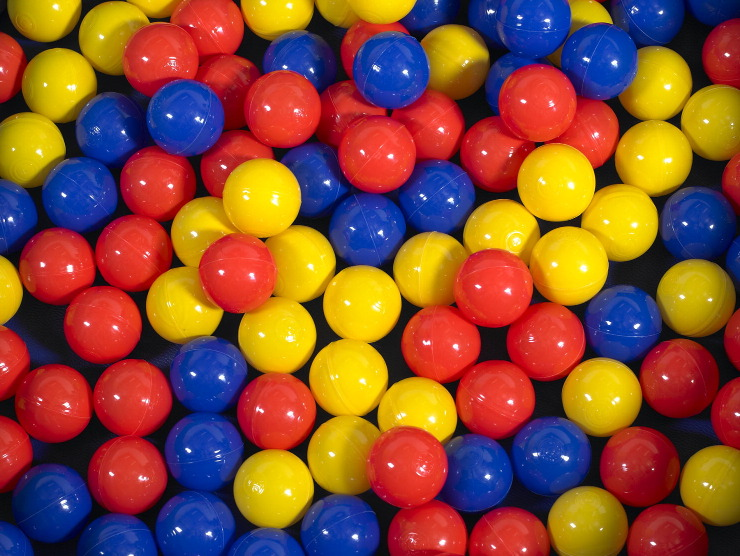
#> input picture Lab1/problema1/bolas_colores.jpg, 740 x 556 px
$ jupyter execute --allow-errors lab1.ipynb   (older library calls are emulated)   (text cells are left out)
#> lines starting #> are read from the running program, lines starting #| are printed output that depends on the picture; pictures that were not available may be replaced by others from this repository, and a replacement may not be noted
[cell 1]
import numpy as np
import cv2
import matplotlib.pyplot as plt
import argparse
import sys

[cell 2]
#La función asume que se le está enviando una imagen en RGB
def problema1(imagen, color):
    ancho = imagen.shape[0]
    alto = imagen.shape[1]

    salida = np.zeros((ancho, alto, 3))

    activo_azul = 0
    activo_verde = 0
    activo_rojo = 0

    if(color == 1):
        activo_azul = 1
    elif(color == 2):
        activo_verde = 1
    elif(color == 3):
        activo_rojo = 1
    elif(color == 10):
        activo_verde = 1
        activo_rojo = 1
    elif(color == 20):
        activo_azul = 1
        activo_verde = 1
    elif(color == 30):
        activo_azul = 1
        activo_rojo = 1
    elif(color == 40): #Prueba para determinar si devuelve la imagen original
        activo_azul = 1
        activo_rojo = 1
        activo_verde = 1

    salida[:,:,0] = activo_azul * imagen[:,:,2]
    salida[:,:,1] = activo_verde * imagen[:,:,1]
    salida[:,:,2] = activo_rojo * imagen[:,:,0]

    cv2.imwrite('problema1/problema1.jpg', salida)

    imagen_salida = cv2.imread('problema1/problema1.jpg')
    imagen_salida = cv2.cvtColor(imagen_salida, cv2.COLOR_BGR2RGB)
    plt.imshow(imagen_salida)
    plt.show()

    #return salida

[cell 3]
imagen_1 = cv2.imread('problema1/bolas_colores.jpg')
#> imagen_1 is the input picture: shape (556, 740, 3); mean B, G, R 51.7, 77.6, 135.8
imagen_1 = cv2.cvtColor(imagen_1, cv2.COLOR_BGR2RGB)
plt.imshow(imagen_1)
plt.show()

[cell 4]
problema1(imagen_1, 3)
#> in problema1, `salida[:,:,0] = activo_azul * imagen[:,:,2]`: salida: shape (556, 740, 3) float64; every value is 0

[cell 5]
problema1(imagen_1, 2)

[cell 6]
problema1(imagen_1, 20)

[cell 7]
problema1(imagen_1, 40)

[cell 8]
#muestra de cómo es cada una de las imagenes por tonalidad
imagen_21 = cv2.imread('imagen1/azul.jpg')
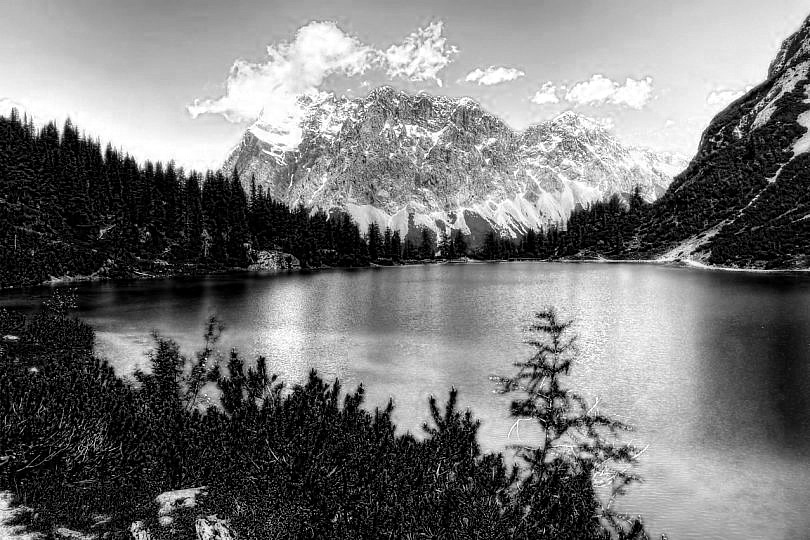
#> input picture Lab1/problema2/imagen1/azul.jpg, 810 x 540 px, found by its file name
#> imagen_21 is the input picture: shape (540, 810, 3); min 0, max 255, mean 118.1
plt.imshow(imagen_21)
plt.show()

[cell 9]
#La función espera imagenes con los nombres "azul", "verde" y "rojo"
def problema2(carpeta):
#> called with carpeta = 'problema2/imagen1/'
    imagen_b = cv2.imread(carpeta + 'azul.jpg')
    imagen_g = cv2.imread(carpeta + 'verde.jpg')
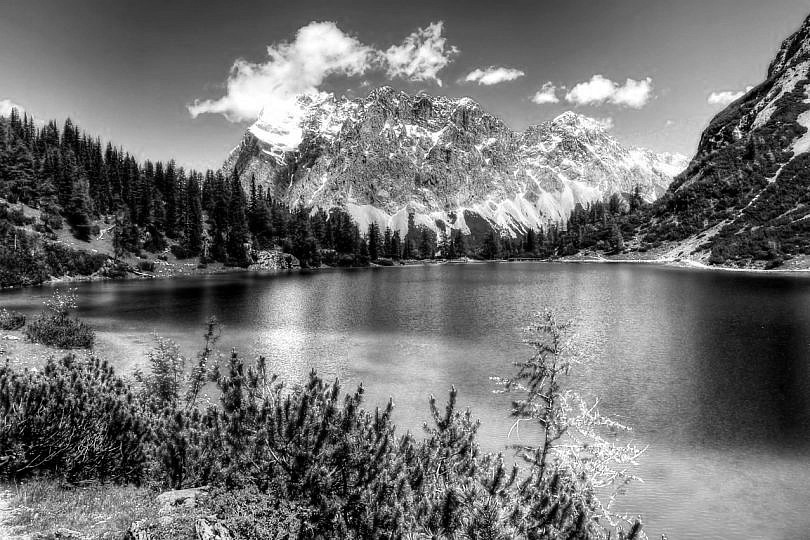
#> input picture Lab1/problema2/imagen1/verde.jpg, 810 x 540 px
#> imagen_g is the input picture: shape (540, 810, 3); min 0, max 255, mean 113.9
    imagen_r = cv2.imread(carpeta + 'rojo.jpg')
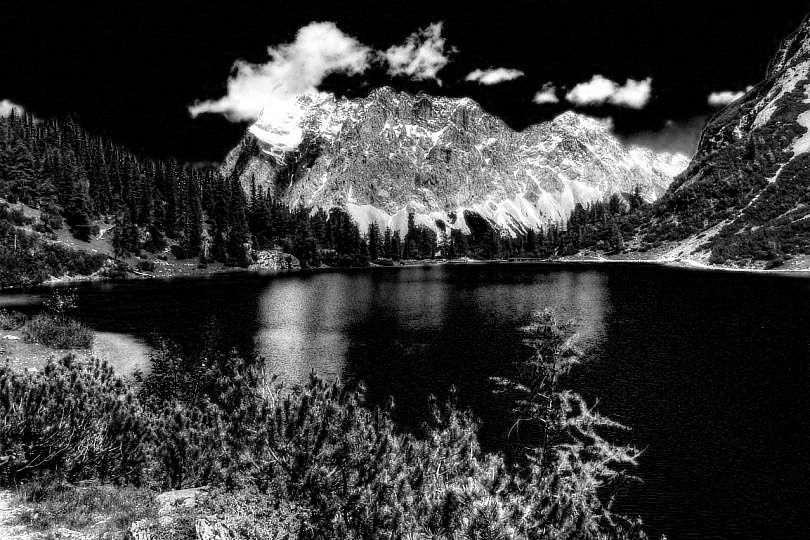
#> input picture Lab1/problema2/imagen1/rojo.jpg, 810 x 540 px
#> imagen_r is the input picture: shape (540, 810, 3); min 0, max 255, mean 57.5

    ancho = imagen_b.shape[0]
#> ancho = 540
    alto = imagen_b.shape[1]
#> alto = 810

    salida = np.zeros((ancho, alto, 3))

    salida[:,:,0] = imagen_b[:,:,0]
#> salida: shape (540, 810, 3) float64
    salida[:,:,1] = imagen_g[:,:,0]
    salida[:,:,2] = imagen_r[:,:,0]

    cv2.imwrite(carpeta + '/resultado.jpg', salida)

    imagen_salida = cv2.imread(carpeta + 'resultado.jpg')
    imagen_salida = cv2.cvtColor(imagen_salida, cv2.COLOR_BGR2RGB)
    plt.imshow(imagen_salida)
    plt.show()

    #return salida

#> (a cell that did not finish here is left out)

#> (a cell that did not finish here is left out)


#> (a cell that did not finish here is left out)


[cell 13]
#la función necesita recibir la dirección de la imagen y su nombre
def problema3(carpeta, imagen):
    imagen = cv2.imread(carpeta + imagen)

    colores = ["azul", "verde", "rojo"]
    ancho = imagen.shape[0]
    alto = imagen.shape[1]

    for i in range(0, 3):
        salida = np.zeros((ancho, alto, 1))
        salida[:,:,0] = imagen[:,:,i]
        cv2.imwrite(carpeta + colores[i] + '.jpg', salida)

[cell 14]
#Mostrar imagen de prueba
imagen_3 = cv2.imread('problema3/imagen1/imagen.jpg')
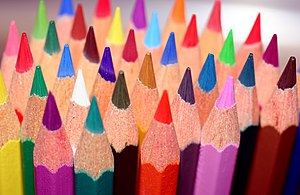
#> input picture Lab1/problema3/imagen1/imagen.jpg, 300 x 195 px
#> imagen_3 is the input picture: shape (195, 300, 3); mean B, G, R 118.5, 124, 185.5
imagen_3 = cv2.cvtColor(imagen_3, cv2.COLOR_BGR2RGB)
plt.imshow(imagen_3)
plt.show()

[cell 15]
#Utilizar función de problema 3
problema3("problema3/imagen1/", "imagen.jpg")
#> after the loop in problema3, `for i in range(0, 3):`:
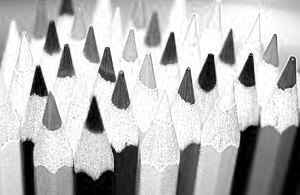
#> salida: shape (195, 300, 1) float64; min 0, max 255, mean 185.5

[cell 16]
#Mostrar una de las 3 imagenes para ver resultado
imagen_3 = cv2.imread('problema3/imagen1/rojo.jpg')
#> imagen_3: shape (195, 300, 3); min 0, max 255, mean 185.4
imagen_3 = cv2.cvtColor(imagen_3, cv2.COLOR_BGR2RGB)
plt.imshow(imagen_3)
plt.show()

#> (a cell that did not finish here is left out)


[cell 18]
#Mostrar imagen de prueba
imagen_3 = cv2.imread('problema3/imagen2/imagen.png')
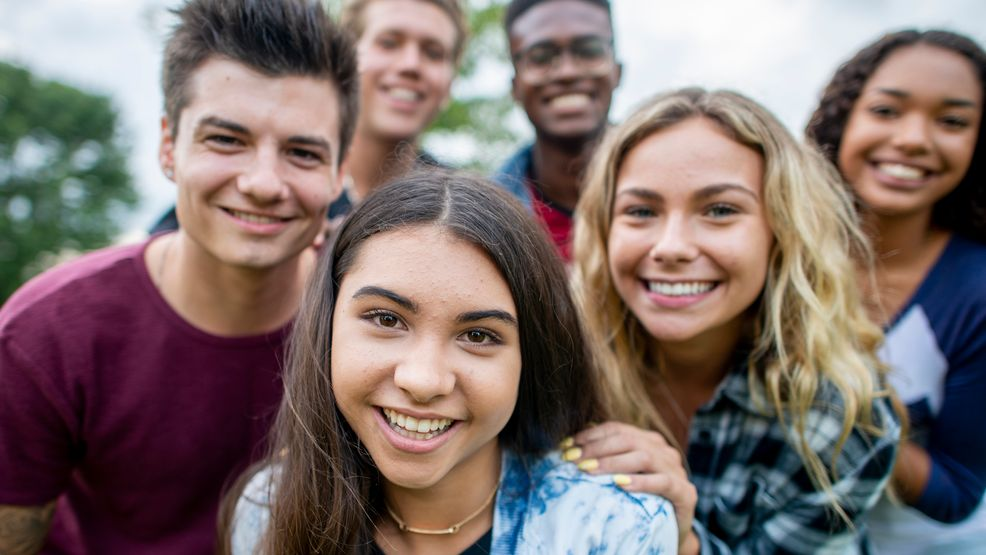
#> input picture Lab1/problema4/imagen.jpg, 986 x 555 px, given in place of imagen.png, which was not available
#> imagen_3 is the input picture: shape (555, 986, 3); mean B, G, R 108, 111.1, 126.7
imagen_3 = cv2.cvtColor(imagen_3, cv2.COLOR_BGR2RGB)
plt.imshow(imagen_3)
plt.show()

[cell 19]
#Utilizar función de problema 3
problema3("problema3/imagen2/", "imagen.png")
#> call 2 of problema3, with carpeta = 'problema3/imagen2/', imagen = 'imagen.png'
#> after the loop in problema3 (call 2), `for i in range(0, 3):`:
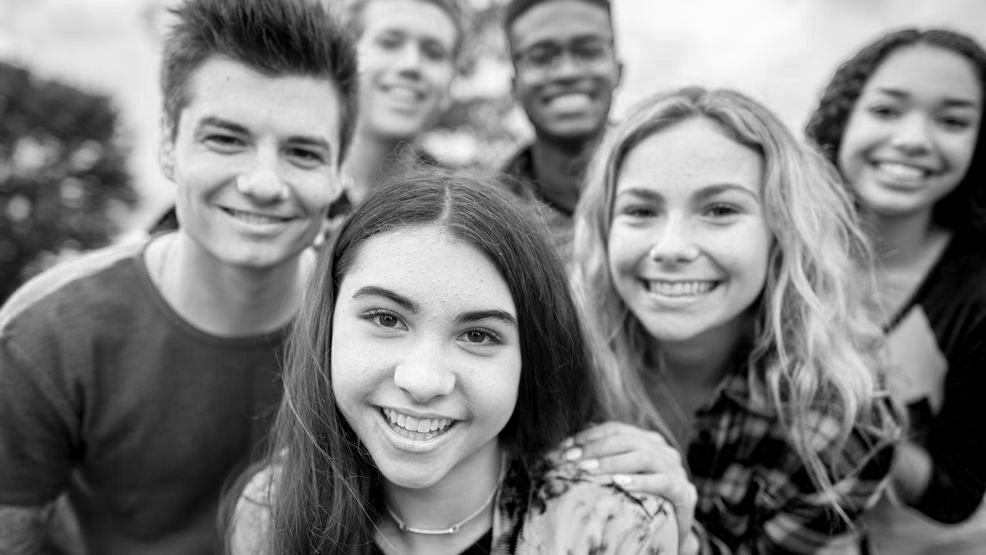
#> salida: shape (555, 986, 1) float64; min 0, max 255, mean 126.7

[cell 20]
#Mostrar una de las 3 imagenes para ver resultado
imagen_3 = cv2.imread('problema3/imagen2/rojo.jpg')
#> imagen_3: shape (555, 986, 3); min 0, max 255, mean 126.7
imagen_3 = cv2.cvtColor(imagen_3, cv2.COLOR_BGR2RGB)
plt.imshow(imagen_3)
plt.show()

#> (a cell that did not finish here is left out)

[cell 22]
def problema4(carpeta, imagen):
#> called with carpeta = 'problema4/', imagen = 'imagen.jpg'
    img = cv2.imread(carpeta + imagen)
    img = cv2.cvtColor(img, cv2.COLOR_BGR2RGB)
    gray = np.average(img.astype(np.int), axis=2)
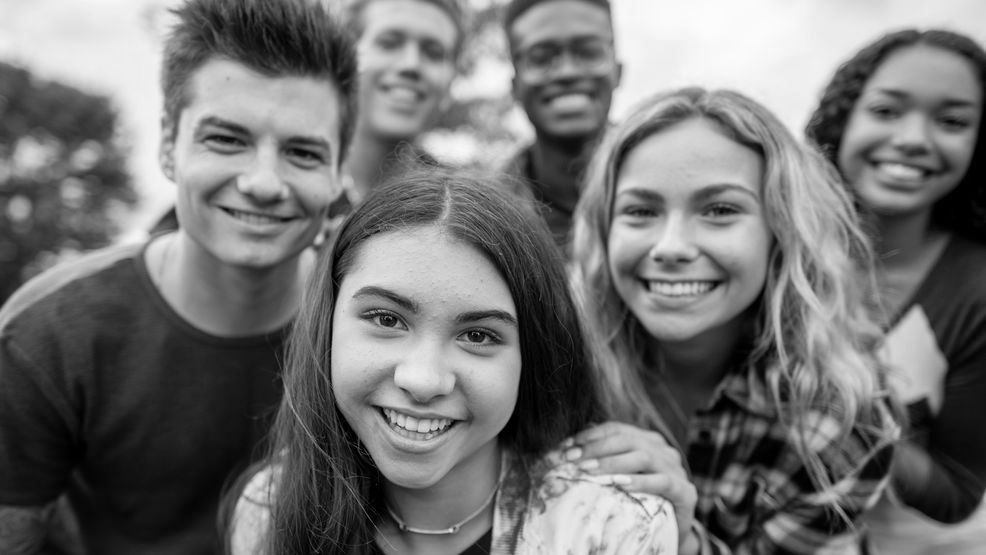
#> gray: shape (555, 986) float64; min 0, max 253, mean 115.3
    cv2.imwrite(carpeta + 'gris.jpg', gray)

    imagen_gris = cv2.imread(carpeta + 'gris.jpg')
#> imagen_gris: shape (555, 986, 3); min 0, max 253, mean 115.3
    plt.imshow(imagen_gris)
    plt.show()

    chans = cv2.split(img)
    colors = ("b", "g", "r")
    plt.figure()
    plt.title("Histograma de colores")
    plt.xlabel("Intensidad del píxel")
    plt.ylabel("Cantidad de píxeles")
    features = []
    # loop over the image channels
    for (chan, color) in zip(chans, colors):
        hist = cv2.calcHist([chan], [0], None, [256], [0, 256])
        plt.axvline(x=np.average(chan),color='red')
        plt.plot(hist, color = color)
        plt.xlim([0, 256])
        plt.show()
#> this loop made 3 passes
#> color on passes 1 to 3: 'b', 'g', 'r'
#> pass 1, in problema4, `plt.show()`:
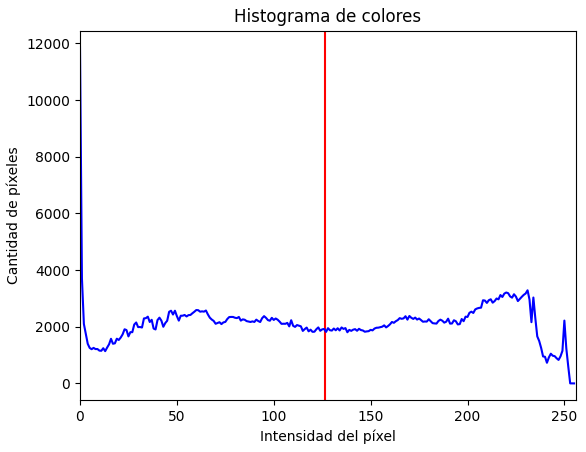
#> figure drawn by matplotlib, 1 panel; curve peaks at x = 0, y = 11856
    hist = cv2.calcHist([imagen_gris], [0], None, [256], [0, 256])
#> hist = 256 values, max 3864 at index 239, min 0 at index 254, mean 2137.6
    plt.axvline(x=np.average(imagen_gris),color='red')
    plt.plot(hist, color = "gray")
    plt.xlim([0, 256])
    plt.show()
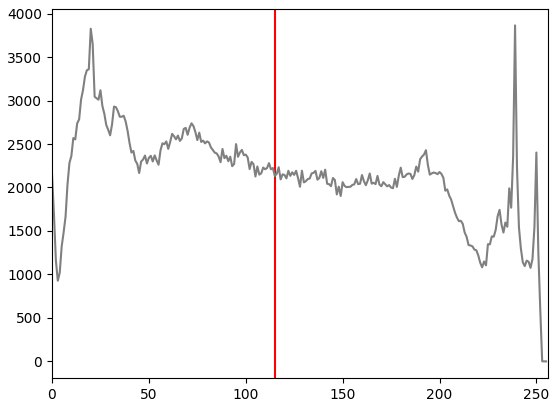
#> figure drawn by matplotlib, 1 panel; curve peaks at x = 239, y = 3864

[cell 23]
problema4("problema4/", "imagen.jpg")

[cell 24]
def problema5(carpeta, imagen):
#> called with carpeta = 'problema5/', imagen = 'imagen.jpg'
    img = cv2.imread(carpeta + imagen)
    ancho, alto, _ = img.shape
#> ancho = 555; alto = 986
    salida = np.zeros((ancho, alto, 1))
#> salida: shape (555, 986, 1) float64; every value is 0

    salida[:,:,0] = 0.0722 * img[:,:,0] + 0.7152 * img[:,:,1] + 0.2126 * img[:,:,2]
    cv2.imwrite(carpeta + 'resultado.jpg', salida)

    imagen_salida = cv2.imread(carpeta + 'resultado.jpg')
#> imagen_salida: shape (555, 986, 3); min 0, max 253, mean 114.2
    plt.imshow(imagen_salida)
    plt.show()
